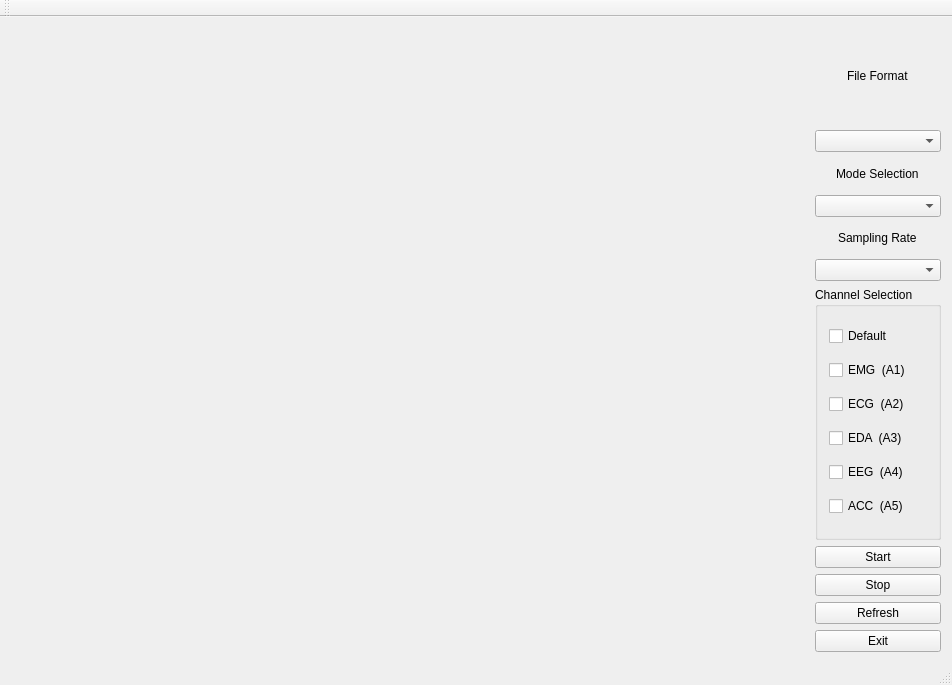
<?xml version="1.0" encoding="UTF-8"?>
<ui version="4.0">
 <class>MainWindow</class>
 <widget class="QMainWindow" name="MainWindow">
  <property name="geometry">
   <rect>
    <x>0</x>
    <y>0</y>
    <width>952</width>
    <height>685</height>
   </rect>
  </property>
  <property name="windowTitle">
   <string>BITalino RPi BioSignal Monitor</string>
  </property>
  <widget class="QWidget" name="centralWidget">
   <layout class="QGridLayout" name="gridLayout">
    <item row="1" column="0">
     <widget class="QCustomPlot" name="ecgplot" native="true"/>
    </item>
    <item row="0" column="1">
     <layout class="QVBoxLayout" name="verticalLayout_7">
      <property name="sizeConstraint">
       <enum>QLayout::SetFixedSize</enum>
      </property>
      <item alignment="Qt::AlignHCenter">
       <widget class="QLabel" name="label_2">
        <property name="sizePolicy">
         <sizepolicy hsizetype="Fixed" vsizetype="Preferred">
          <horstretch>0</horstretch>
          <verstretch>0</verstretch>
         </sizepolicy>
        </property>
        <property name="text">
         <string>File Format</string>
        </property>
       </widget>
      </item>
      <item>
       <widget class="QComboBox" name="comboBox_Fileformat"/>
      </item>
     </layout>
    </item>
    <item row="0" column="0">
     <widget class="QCustomPlot" name="emgplot" native="true">
      <property name="sizePolicy">
       <sizepolicy hsizetype="MinimumExpanding" vsizetype="Preferred">
        <horstretch>0</horstretch>
        <verstretch>0</verstretch>
       </sizepolicy>
      </property>
      <widget class="QWidget" name="edaplot_2" native="true">
       <property name="geometry">
        <rect>
         <x>0</x>
         <y>209</y>
         <width>453</width>
         <height>108</height>
        </rect>
       </property>
      </widget>
      <widget class="QWidget" name="accplot_2" native="true">
       <property name="geometry">
        <rect>
         <x>0</x>
         <y>437</y>
         <width>453</width>
         <height>144</height>
        </rect>
       </property>
       <property name="sizePolicy">
        <sizepolicy hsizetype="Preferred" vsizetype="Preferred">
         <horstretch>0</horstretch>
         <verstretch>0</verstretch>
        </sizepolicy>
       </property>
      </widget>
      <widget class="QWidget" name="eegplot_2" native="true">
       <property name="geometry">
        <rect>
         <x>0</x>
         <y>323</y>
         <width>453</width>
         <height>108</height>
        </rect>
       </property>
      </widget>
     </widget>
    </item>
    <item row="4" column="1" rowspan="2" alignment="Qt::AlignRight">
     <widget class="QGroupBox" name="groupBox">
      <property name="title">
       <string>Channel Selection</string>
      </property>
      <layout class="QVBoxLayout" name="verticalLayout_5">
       <item>
        <widget class="QCheckBox" name="Checkbox_default">
         <property name="sizePolicy">
          <sizepolicy hsizetype="Fixed" vsizetype="Fixed">
           <horstretch>0</horstretch>
           <verstretch>0</verstretch>
          </sizepolicy>
         </property>
         <property name="text">
          <string>Default</string>
         </property>
        </widget>
       </item>
       <item>
        <widget class="QCheckBox" name="Checkbox_emg">
         <property name="sizePolicy">
          <sizepolicy hsizetype="Fixed" vsizetype="Fixed">
           <horstretch>0</horstretch>
           <verstretch>0</verstretch>
          </sizepolicy>
         </property>
         <property name="text">
          <string>EMG  (A1)</string>
         </property>
        </widget>
       </item>
       <item>
        <widget class="QCheckBox" name="Checkbox_ecg">
         <property name="sizePolicy">
          <sizepolicy hsizetype="Fixed" vsizetype="Fixed">
           <horstretch>0</horstretch>
           <verstretch>0</verstretch>
          </sizepolicy>
         </property>
         <property name="text">
          <string>ECG  (A2)</string>
         </property>
        </widget>
       </item>
       <item>
        <widget class="QCheckBox" name="Checkbox_eda">
         <property name="sizePolicy">
          <sizepolicy hsizetype="Fixed" vsizetype="Fixed">
           <horstretch>0</horstretch>
           <verstretch>0</verstretch>
          </sizepolicy>
         </property>
         <property name="text">
          <string>EDA  (A3)</string>
         </property>
        </widget>
       </item>
       <item>
        <widget class="QCheckBox" name="Checkbox_eeg">
         <property name="sizePolicy">
          <sizepolicy hsizetype="Fixed" vsizetype="Fixed">
           <horstretch>0</horstretch>
           <verstretch>0</verstretch>
          </sizepolicy>
         </property>
         <property name="text">
          <string>EEG  (A4)</string>
         </property>
        </widget>
       </item>
       <item>
        <widget class="QCheckBox" name="Checkbox_acc">
         <property name="sizePolicy">
          <sizepolicy hsizetype="Fixed" vsizetype="Fixed">
           <horstretch>0</horstretch>
           <verstretch>0</verstretch>
          </sizepolicy>
         </property>
         <property name="text">
          <string>ACC  (A5)</string>
         </property>
        </widget>
       </item>
      </layout>
     </widget>
    </item>
    <item row="5" column="0">
     <widget class="QCustomPlot" name="eegplot" native="true"/>
    </item>
    <item row="6" column="0">
     <widget class="QCustomPlot" name="accplot" native="true">
      <property name="sizePolicy">
       <sizepolicy hsizetype="Preferred" vsizetype="Preferred">
        <horstretch>0</horstretch>
        <verstretch>0</verstretch>
       </sizepolicy>
      </property>
     </widget>
    </item>
    <item row="4" column="0">
     <widget class="QCustomPlot" name="edaplot" native="true"/>
    </item>
    <item row="6" column="1">
     <layout class="QVBoxLayout" name="verticalLayout_3">
      <property name="sizeConstraint">
       <enum>QLayout::SetFixedSize</enum>
      </property>
      <item>
       <widget class="QPushButton" name="Start">
        <property name="sizePolicy">
         <sizepolicy hsizetype="Preferred" vsizetype="Fixed">
          <horstretch>0</horstretch>
          <verstretch>0</verstretch>
         </sizepolicy>
        </property>
        <property name="text">
         <string>Start</string>
        </property>
       </widget>
      </item>
      <item>
       <widget class="QPushButton" name="Stop">
        <property name="sizePolicy">
         <sizepolicy hsizetype="Preferred" vsizetype="Fixed">
          <horstretch>0</horstretch>
          <verstretch>0</verstretch>
         </sizepolicy>
        </property>
        <property name="text">
         <string>Stop</string>
        </property>
       </widget>
      </item>
      <item>
       <widget class="QPushButton" name="Refresh">
        <property name="sizePolicy">
         <sizepolicy hsizetype="Preferred" vsizetype="Fixed">
          <horstretch>0</horstretch>
          <verstretch>0</verstretch>
         </sizepolicy>
        </property>
        <property name="text">
         <string>Refresh</string>
        </property>
       </widget>
      </item>
      <item>
       <widget class="QPushButton" name="Exit">
        <property name="sizePolicy">
         <sizepolicy hsizetype="Preferred" vsizetype="Fixed">
          <horstretch>0</horstretch>
          <verstretch>0</verstretch>
         </sizepolicy>
        </property>
        <property name="text">
         <string>Exit</string>
        </property>
       </widget>
      </item>
     </layout>
    </item>
    <item row="1" column="1">
     <layout class="QVBoxLayout" name="verticalLayout_6">
      <property name="sizeConstraint">
       <enum>QLayout::SetFixedSize</enum>
      </property>
      <item alignment="Qt::AlignHCenter">
       <widget class="QLabel" name="label_3">
        <property name="text">
         <string>Mode Selection</string>
        </property>
       </widget>
      </item>
      <item>
       <widget class="QComboBox" name="comboBox_Mode"/>
      </item>
      <item alignment="Qt::AlignHCenter">
       <widget class="QLabel" name="label">
        <property name="text">
         <string>Sampling Rate</string>
        </property>
       </widget>
      </item>
      <item>
       <widget class="QComboBox" name="comboBox_SampRate">
        <property name="sizePolicy">
         <sizepolicy hsizetype="Preferred" vsizetype="Fixed">
          <horstretch>0</horstretch>
          <verstretch>0</verstretch>
         </sizepolicy>
        </property>
       </widget>
      </item>
     </layout>
    </item>
   </layout>
  </widget>
  <widget class="QMenuBar" name="menuBar">
   <property name="geometry">
    <rect>
     <x>0</x>
     <y>0</y>
     <width>952</width>
     <height>27</height>
    </rect>
   </property>
  </widget>
  <widget class="QToolBar" name="mainToolBar">
   <attribute name="toolBarArea">
    <enum>TopToolBarArea</enum>
   </attribute>
   <attribute name="toolBarBreak">
    <bool>false</bool>
   </attribute>
  </widget>
  <widget class="QStatusBar" name="statusBar"/>
 </widget>
 <layoutdefault spacing="6" margin="11"/>
 <customwidgets>
  <customwidget>
   <class>QCustomPlot</class>
   <extends>QWidget</extends>
   <header>qcustomplot.h</header>
   <container>1</container>
  </customwidget>
 </customwidgets>
 <resources/>
 <connections/>
</ui>
